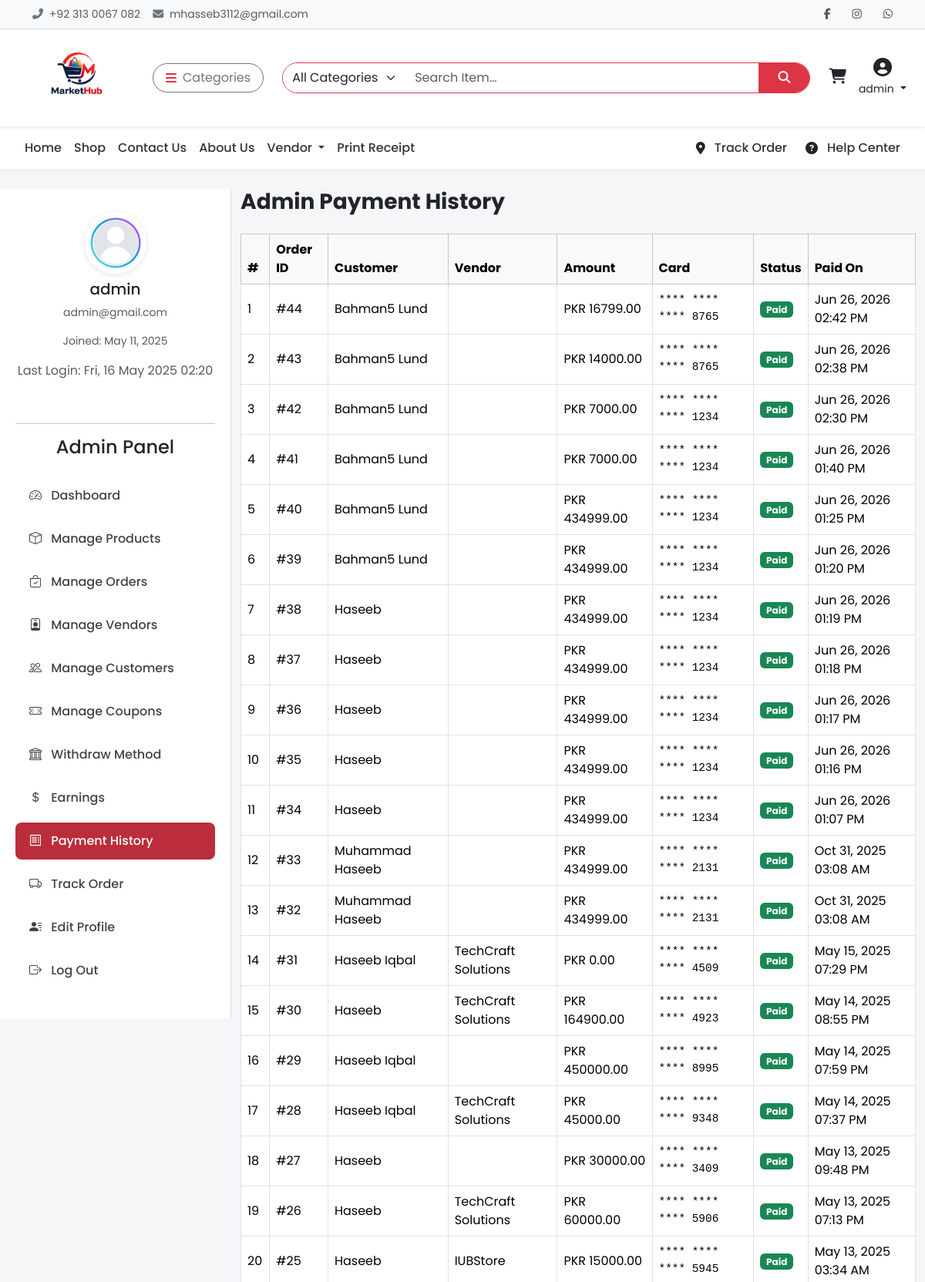
Page /admin-panel/payment-history/ (signed in, upper part) on the committed database.
### api/models.py (models this page shows, shortened)
class CustomUser(AbstractUser):
    email = models.EmailField(unique=True)
    phone = models.CharField(max_length=20, blank=True)
    profile_image = models.ImageField(upload_to='profiles/', blank=True, null=True)
    is_vendor = models.BooleanField(default=False)
    is_customer = models.BooleanField(default=True)
    address = models.TextField(blank=True)

class Payment(models.Model):
    order = models.OneToOneField(Order, on_delete=models.CASCADE)
    card_number = models.CharField(max_length=20)  # Mask in production
    expiry = models.CharField(max_length=5)
    cvv = models.CharField(max_length=4)
    payment_status = models.CharField(max_length=20, default='Success')

class Order(models.Model):
    STATUS_CHOICES = [
        ('Pending', 'Pending'),
        ('Processing', 'Processing'),
        ('Shipped', 'Shipped'),
        ('Delivered', 'Delivered'),
        ('Cancelled', 'Cancelled'),
        ('Returned', 'Returned'),
    ]
    user = models.ForeignKey(settings.AUTH_USER_MODEL, on_delete=models.SET_NULL, null=True, blank=True)
    full_name = models.CharField(max_length=255)
    email = models.EmailField()
    phone = models.CharField(max_length=20)
    address = models.TextField()
    city = models.CharField(max_length=100)
    zip_code = models.CharField(max_length=10)
    total_amount = models.DecimalField(max_digits=10, decimal_places=2)
    status = models.CharField(max_length=20, choices=STATUS_CHOICES, default='Pending')
    created_at = models.DateTimeField(auto_now_add=True)
    shipped_at = models.DateTimeField(null=True, blank=True)
    delivered_at = models.DateTimeField(null=True, blank=True)
    courier = models.CharField(max_length=100, blank=True, null=True)
    tracking_number = models.CharField(max_length=100, blank=True, null=True)
    estimated_delivery = models.DateField(default=default_estimated_delivery, null=True, blank=True)

class Vendor(models.Model):
    user = models.OneToOneField(settings.AUTH_USER_MODEL, related_name='vendor', on_delete=models.CASCADE)
    vendor_slug = models.SlugField(blank=True, null=True)
    slug = models.SlugField(blank=True, null=True)
    business_name = models.CharField(max_length=255)
    business_type = models.CharField(max_length=100, choices=[
        ('Individual', 'Individual'),
        ('Company', 'Company'),
        ('Agency', 'Agency'),
    ])
    registration_number = models.CharField(max_length=100)
    tax_id = models.CharField(max_length=100, blank=True, null=True)
    business_description = models.TextField(blank=True)
    phone_number = models.CharField(max_length=20)
    alternate_phone = models.CharField(max_length=20, blank=True, null=True)
    address = models.TextField()
    city = models.CharField(max_length=100)
    state = models.CharField(max_length=100)
    zip_code = models.CharField(max_length=20)
    country = models.CharField(max_length=100)
    bank_name = models.CharField(max_length=100)
    account_holder_name = models.CharField(max_length=100)
    account_number = models.CharField(max_length=100)
    swift_code = models.CharField(max_length=100)
    total_earnings = models.DecimalField(max_digits=10, decimal_places=2, default=0)
    available_balance = models.DecimalField(max_digits=10, decimal_places=2, default=0)
    business_license = models.FileField(upload_to='vendor/licenses/')
    tax_certificate = models.FileField(upload_to='vendor/tax_docs/', blank=True, null=True)
    id_proof = models.FileField(upload_to='vendor/id_proof/')
    logo = models.ImageField(upload_to='vendor/logos/', blank=True, null=True)
    website = models.URLField(blank=True, null=True)
    social_links = models.TextField(blank=True, help_text="Add links separated by commas")
    average_rating = models.DecimalField(max_digits=3, decimal_places=2, default=0.0)
    total_reviews = models.PositiveIntegerField(default=0)
    verified_vendor = models.BooleanField(default=False)
    preferred_payment_method = models.CharField(max_length=50, choices=[
        ('Bank Transfer', 'Bank Transfer'),
        ('PayPal', 'PayPal'),
    ])
    is_payment_info_verified = models.BooleanField(default=False)
    agreed_to_terms = models.BooleanField(default=False)
    created_at = models.DateTimeField(auto_now_add=True)

### api/history.py (the view)
# urls.py: path('admin-panel/payment-history/', history.admin_payment_history, name='admin_payment_history'),
@login_required
def admin_payment_history(request):
    if not request.user.is_staff:
        messages.error(request, "You do not have permission to access this page.")
        return redirect('home')
    payments = Payment.objects.select_related('order__user').prefetch_related('order__items__product__vendor').all().order_by('-order__created_at')
    latest_payment = payments.first() if payments.exists() else None
    context = {
        'payments': payments,
        'latest_payment': latest_payment,
    }
    return render(request, 'admin/payment_history.html', context)

### api/context_processors.py (called while the page is built)
def cart_total_items(request):
    cart = Cart.get_or_create_cart(request)
    return {'cart': cart}

def categories(request):
    return {
        "categories": Category.objects.all()
    }

### api/models.py (called while the page is built)
    @property
    def total_items(self):
        return sum(item.quantity for item in self.items.all())

    @staticmethod
    def get_or_create_cart(request):
        if request.user.is_authenticated:
            cart, _ = Cart.objects.get_or_create(user=request.user, session_key=None)
        else:
            session_key = request.session.session_key
            if not session_key:
                request.session.create()
                session_key = request.session.session_key
            cart, _ = Cart.objects.get_or_create(user=None, session_key=session_key)
        return cart

### templates/admin/payment_history.html (shortened to what this page needs)
{% extends 'base.html' %}
{% load static %}
{% block content %}
<div class="container-fluid py-4">
  <div class="row">
    <div class="col-md-3 sidebar">
      <div class="text-center mb-4">
        <img src="{% static 'images/default-user.png' %}" alt="Admin Image" class="user-img mb-2">
        <h5>{{ request.user.username }} </h5>
        <p class="text-muted small">{{ request.user.email }}</p>
        <p class="small text-muted">Joined: {{ request.user.date_joined|date:"M d, Y" }}</p>
        {% if request.user.last_login %}
        <p class="text-muted">Last Login: {{ request.user.last_login|date:"D, d M Y H:i" }}</p>
        {% endif %}
      </div>
      <hr>
      {% include 'includes/sidebar_admin.html' %}
    </div>
    <div class="col-md-9">
      <h3 class="fw-bold mb-4">Admin Payment History</h3>
      {% if payments %}
      <div class="table-responsive mb-5">
        <table class="table table-bordered table-hover align-middle">
          <thead class="table-light">
            <tr>
              <th>#</th>
              <th>Order ID</th>
              <th>Customer</th>
              <th>Vendor</th>
              <th>Amount</th>
              <th>Card</th>
              <th>Status</th>
              <th>Paid On</th>
            </tr>
          </thead>
          <tbody>
            {% for payment in payments %}
            <tr>
              <td>{{ forloop.counter }}</td>
              <td>#{{ payment.order.id }}</td>
              <td>{{ payment.order.full_name }}</td>
              <td>{{ payment.order.user.vendor.business_name }}</td>
              <td>PKR {{ payment.order.total_amount|floatformat:2 }}</td>
              <td class="payment-method">**** **** **** {{ payment.card_number|slice:"-4:" }}</td>
              <td>
                {% if payment.payment_status == "Success" %}
                <span class="badge bg-success">Paid</span>
                {% else %}
                <span class="badge bg-danger">{{ payment.payment_status }}</span>
                {% endif %}
              </td>
              <td>{{ payment.order.created_at|date:"M d, Y h:i A" }}</td>
            </tr>
            {% endfor %}
          </tbody>
        </table>
      </div>
      {% else %}
      <div class="alert alert-info">No payments recorded in the system.</div>
      {% endif %}
    </div>
  </div>
</div>
{% endblock %}

### templates/includes/header.html (shortened to what this page needs)
{% load static %}
<div class="topbar border-bottom bg-light py-2 small">
  <div class="container d-flex justify-content-between align-items-center flex-wrap">
    <div class="text-muted d-flex align-items-center gap-3">
      <span><i class="fas fa-phone-alt me-1 text-secondary"></i> +92 313 0067 082</span>
      <span><i class="fas fa-envelope me-1 text-secondary"></i> mhasseb3112@gmail.com</span>
    </div>
    <div class="d-flex align-items-center gap-3 mt-2 mt-md-0">
      <a href="https://www.facebook.com/mhaseeb.haseeb.5817" class="text-muted"><i class="fab fa-facebook-f"></i></a>
      <a href="https://www.instagram.com/muhammadhaseeb012" class="text-muted"><i class="fab fa-instagram"></i></a>
      <a href="https://wa.me/923130067082" class="text-muted"><i class="fab fa-whatsapp"></i></a>
    </div>
  </div>
</div>
<nav class="navbar navbar-expand-lg bg-white shadow-sm sticky-top">
  <div class="container-fluid px-4">
    <a class="navbar-brand me-4 d-flex align-items-center" href="{% url 'home' %}">
      <img src="{% static 'images/logo-1.png' %}" alt="MarketHub" class="img-fluid" style="height: 100px; width: auto;">
    </a>
    <div class="dropdown me-3">
      <button class="btn btn-outline-secondary d-flex align-items-center rounded-pill px-3" type="button"
        data-bs-toggle="dropdown">
        <i class="fas fa-bars me-2 text-danger"></i> Categories
      </button>
    </div>
    <form class="d-flex flex-grow-1 mx-2" method="GET" action="{% url 'search_products' %}">
      <div class="input-group rounded-pill overflow-hidden border border-danger">
        <select name="category" class="form-select border-0" style="max-width: 160px;">
          <option value="">All Categories</option>
        </select>
        <input type="search" name="q" class="form-control border-0" placeholder="Search Item..." required>
        <button class="btn btn-danger rounded-0 px-4" type="submit"><i class="fas fa-search"></i></button>
      </div>
    </form>
    <div class="d-flex align-items-center ms-3 gap-3">
      <a href="#" id="cart-icon" class="text-dark position-relative" data-bs-toggle="offcanvas"
        data-bs-target="#cartSidebar">
        <i class="fas fa-shopping-cart fs-5"></i>
        <br>
      </a>
      {% if user.is_authenticated %}
      <div class="dropdown text-center">
        <a href="#" class="text-dark text-decoration-none dropdown-toggle" data-bs-toggle="dropdown">
          <i class="fas fa-user-circle fs-4"></i><br>
          <small>{{ user.username }}</small>
        </a>
      </div>
      {% else %}
      <a href="#" class="text-dark text-decoration-none text-center" data-bs-toggle="modal"
        data-bs-target="#loginModal">
        <i class="fas fa-sign-in-alt fs-5"></i><br><small>Login</small>
      </a>
      {% endif %}
    </div>
  </div>
</nav>

### templates/base.html (style rules this page uses)
* { font-family: 'Poppins', sans-serif; }
body { background-color: #f4f4f4; }
.topbar { background-color: #f8f9fa; font-size: 14px; padding: 6px 0; }
.topbar a { color: #333; margin-left: 12px; transition: color 0.2s ease; }
.navbar-brand img { height: 44px; }

### templates/admin/payment_history.html (style rules this page uses)
body { background-color: #f4f6f8; font-family: 'Poppins', sans-serif; }
.sidebar { background: white; height: 100%; position: sticky; top: 0; padding: 30px 20px; border-right: 1px solid #e0e0e0; display: flex; flex-direction: column; }
.user-img { width: 100px; height: 100px; object-fit: cover; border-radius: 50%; margin: 0 auto 15px; display: block; box-shadow: 0 2px 8px rgba(0, 0, 0, 0.1); }
.user-img { width: 100px; height: 100px; object-fit: cover; border-radius: 50%; box-shadow: 0 2px 8px rgba(0, 0, 0, 0.1); }
.user-img { width: 80px; height: 80px; object-fit: cover; border-radius: 50%; }
.payment-method { font-family: monospace; color: #6c757d; font-size: 0.9rem; }

### rows in the picture
CustomUser: username "admin", user.username "admin", user.email "admin@gmail.com", user.date_joined "May 11, 2025", user.last_login "Fri, 16 May 2025 02:20"
Payment: order.id "44", order.full_name "Bahman5 Lund", order.total_amount "16799.00", card_number "8765", payment_status "Paid", order.created_at "Jun 26, 2026 02:42 PM"
Payment: order.id "43", order.full_name "Bahman5 Lund", order.total_amount "14000.00", card_number "8765", payment_status "Paid", order.created_at "Jun 26, 2026 02:38 PM"
Payment: order.id "42", order.full_name "Bahman5 Lund", order.total_amount "7000.00", card_number "1234", payment_status "Paid", order.created_at "Jun 26, 2026 02:30 PM"
Payment: order.id "41", order.full_name "Bahman5 Lund", order.total_amount "7000.00", card_number "1234", payment_status "Paid", order.created_at "Jun 26, 2026 01:40 PM"
Payment: order.id "40", order.full_name "Bahman5 Lund", order.total_amount "434999.00", card_number "1234", payment_status "Paid", order.created_at "Jun 26, 2026 01:25 PM"
Payment: order.id "39", order.full_name "Bahman5 Lund", order.total_amount "434999.00", card_number "1234", payment_status "Paid", order.created_at "Jun 26, 2026 01:20 PM"
Payment: order.id "38", order.full_name "Haseeb", order.total_amount "434999.00", card_number "1234", payment_status "Paid", order.created_at "Jun 26, 2026 01:19 PM"
Payment: order.id "37", order.full_name "Haseeb", order.total_amount "434999.00", card_number "1234", payment_status "Paid", order.created_at "Jun 26, 2026 01:18 PM"
Payment: order.id "36", order.full_name "Haseeb", order.total_amount "434999.00", card_number "1234", payment_status "Paid", order.created_at "Jun 26, 2026 01:17 PM"
Payment: order.id "35", order.full_name "Haseeb", order.total_amount "434999.00", card_number "1234", payment_status "Paid", order.created_at "Jun 26, 2026 01:16 PM"
Payment: order.id "34", order.full_name "Haseeb", order.total_amount "434999.00", card_number "1234", payment_status "Paid", order.created_at "Jun 26, 2026 01:07 PM"
Payment: order.id "33", order.full_name "Muhammad Haseeb", order.total_amount "434999.00", card_number "2131", payment_status "Paid", order.created_at "Oct 31, 2025 03:08 AM"
Payment: order.id "32", order.full_name "Muhammad Haseeb", order.total_amount "434999.00", card_number "2131", payment_status "Paid", order.created_at "Oct 31, 2025 03:08 AM"
Payment: order.id "31", order.full_name "Haseeb Iqbal", order.user.vendor.business_name "TechCraft Solutions", order.total_amount "0.00", card_number "4509", payment_status "Paid", order.created_at "May 15, 2025 07:29 PM"
Payment: order.id "30", order.full_name "Haseeb", order.user.vendor.business_name "TechCraft Solutions", order.total_amount "164900.00", card_number "4923", payment_status "Paid", order.created_at "May 14, 2025 08:55 PM"
Payment: order.id "29", order.full_name "Haseeb Iqbal", order.total_amount "450000.00", card_number "8995", payment_status "Paid", order.created_at "May 14, 2025 07:59 PM"
Payment: order.id "28", order.full_name "Haseeb Iqbal", order.user.vendor.business_name "TechCraft Solutions", order.total_amount "45000.00", card_number "9348", payment_status "Paid", order.created_at "May 14, 2025 07:37 PM"
Payment: order.id "27", order.full_name "Haseeb", order.total_amount "30000.00", card_number "3409", payment_status "Paid", order.created_at "May 13, 2025 09:48 PM"
Payment: order.id "26", order.full_name "Haseeb", order.user.vendor.business_name "TechCraft Solutions", order.total_amount "60000.00", card_number "5906", payment_status "Paid", order.created_at "May 13, 2025 07:13 PM"
Payment: order.id "25", order.full_name "Haseeb", order.user.vendor.business_name "IUBStore", order.total_amount "15000.00", card_number "5945", payment_status "Paid", order.created_at "May 13, 2025 03:34 AM"
